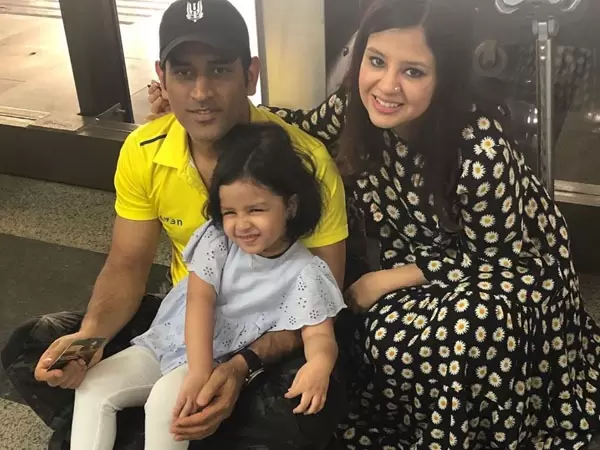
#> input picture fam.webp, 600 x 450 px, found by its file name
$ jupyter execute 'face detection.ipynb'
#> lines starting #> are read from the running program, lines starting #| are printed output that depends on the picture; after the words box and inside, x2 and y2 are one past the last pixel; in counts of white or black regions, pixels touching at a corner belong together
Image Face Detection

[cell 1]
import cv2
import matplotlib.pyplot as plt

img=cv2.imread(r"C:\Users\shibu\OneDrive\Documents\Deep learning projects\face detection\fam.webp")
#> img is the input picture: shape (450, 600, 3); mean B, G, R 75.9, 96.3, 108.2
plt.imshow(img)

[cell 2]
img2=cv2.cvtColor(img,cv2.COLOR_BGR2RGB)
plt.imshow(img2)

[cell 3]
fdm=cv2.CascadeClassifier(r"C:\Users\shibu\OneDrive\Documents\Deep learning projects\face detection\haarcascade_frontalface_default.xml")
fdm

[cell 4]
gray=cv2.imread(r"C:\Users\shibu\OneDrive\Documents\Deep learning projects\face detection\fam.webp",cv2.IMREAD_GRAYSCALE)
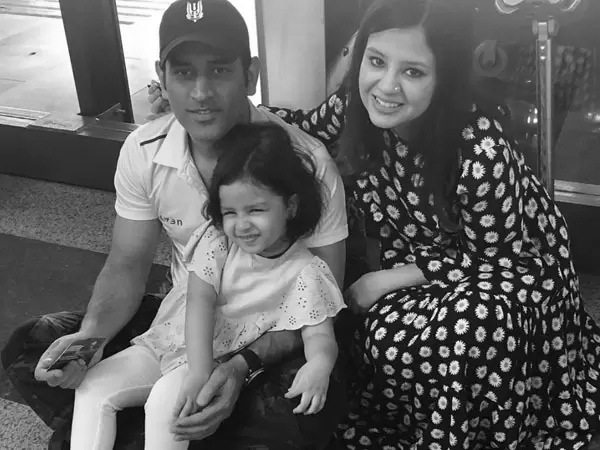
#> gray: shape (450, 600); min 0, max 255, mean 97.5
gray

[cell 5]
gray2=cv2.cvtColor(img,cv2.COLOR_RGB2GRAY)
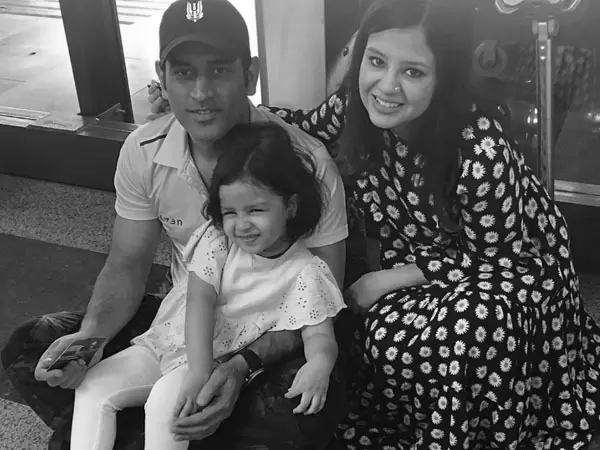
#> gray2: shape (450, 600); min 0, max 255, mean 91.5
gray2

[cell 6]
face_detection=fdm.detectMultiScale(gray)
#> face_detection = [[208, 183, 71, 71], [347, 30, 97, 97], [157, 42, 90, 90]]
face_detection
#> Out has the same summary as face_detection

[cell 7]
for x,y,h,w in face_detection :

    cv2.rectangle(img2,pt1=(x,y),pt2=(x+w,y+h),color=(100,150,200),thickness=4)
#> this loop made 3 passes
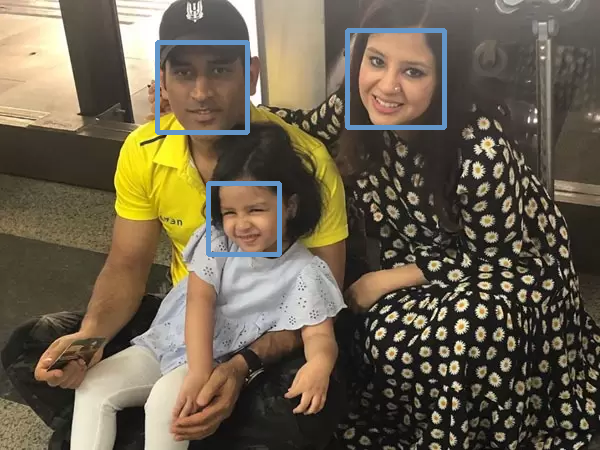
#> img2: shape (450, 600, 3); mean R, G, B 108, 97.3, 78.2

plt.imshow(img2)

Video Face Detection

[cell 8]
import cv2
video=cv2.VideoCapture(r"C:\Users\shibu\OneDrive\Documents\Deep learning projects\face detection\video.mp4")

while True :

    sucess,frame=video.read()
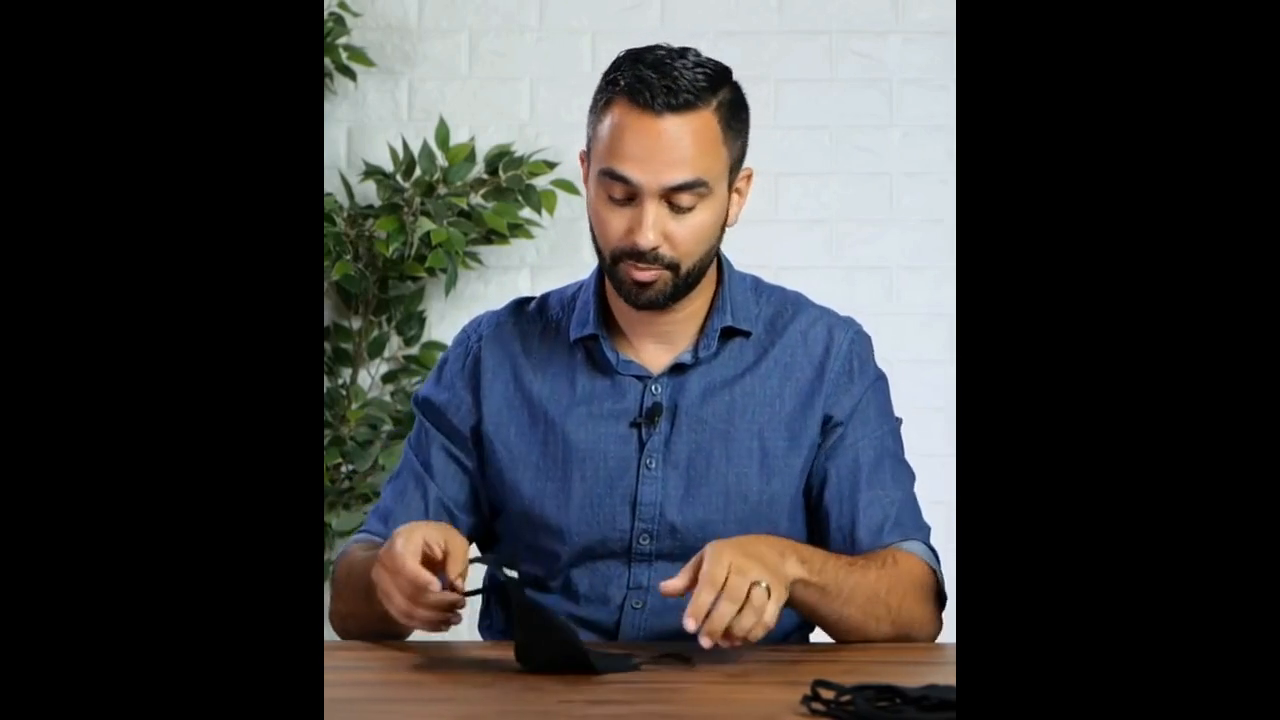
#> input picture frame 45 of video.mp4, 1280 x 720 px
#> frame is the input picture: shape (720, 1280, 3); mean B, G, R 60.6, 59.1, 58.9
    if not sucess :

        break
    fdm=cv2.CascadeClassifier(r"C:\Users\shibu\OneDrive\Documents\Deep learning projects\face detection\haarcascade_frontalface_default.xml")
    gray=cv2.cvtColor(frame,cv2.COLOR_BGR2GRAY)
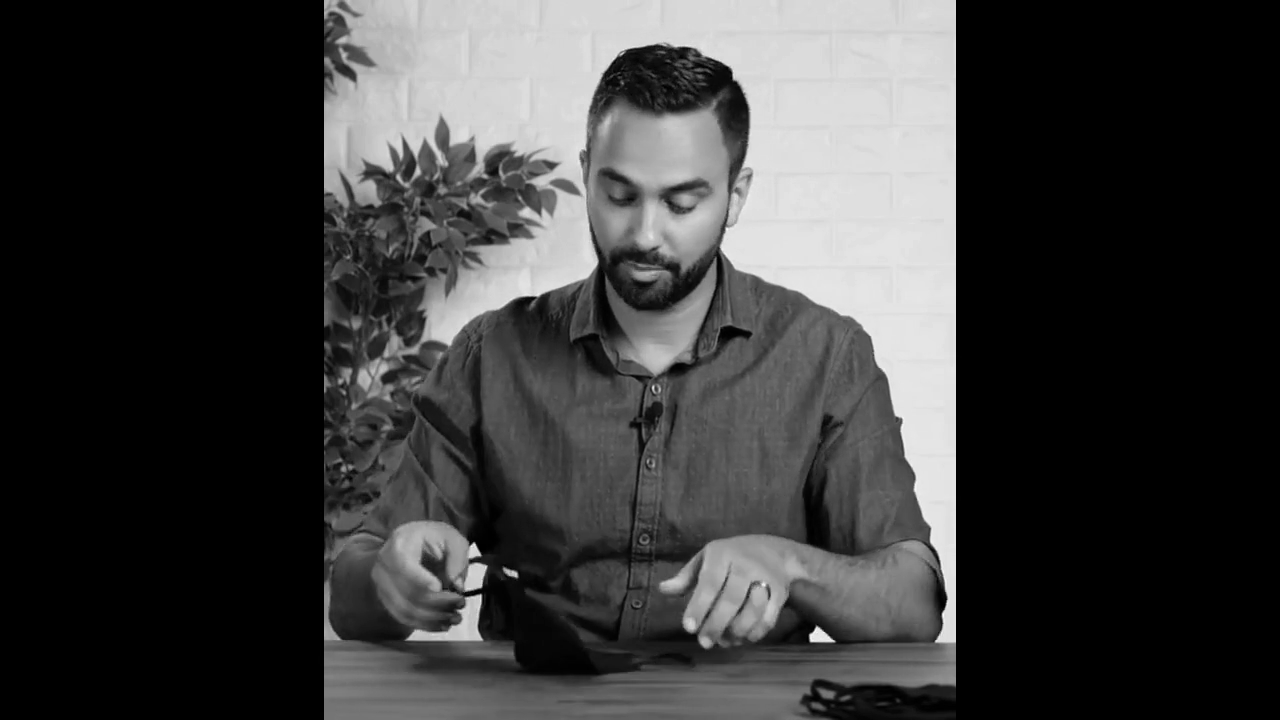
#> gray: shape (720, 1280); min 0, max 251, mean 59.2
    face_detection=fdm.detectMultiScale(gray)
#> face_detection = [[558, 129, 180, 180]]
    for x,y,h,w in face_detection :

        cv2.rectangle(frame,(x,y),(x+w,y+h),color=(255,255,255),thickness=3)
#> this loop made 1 pass
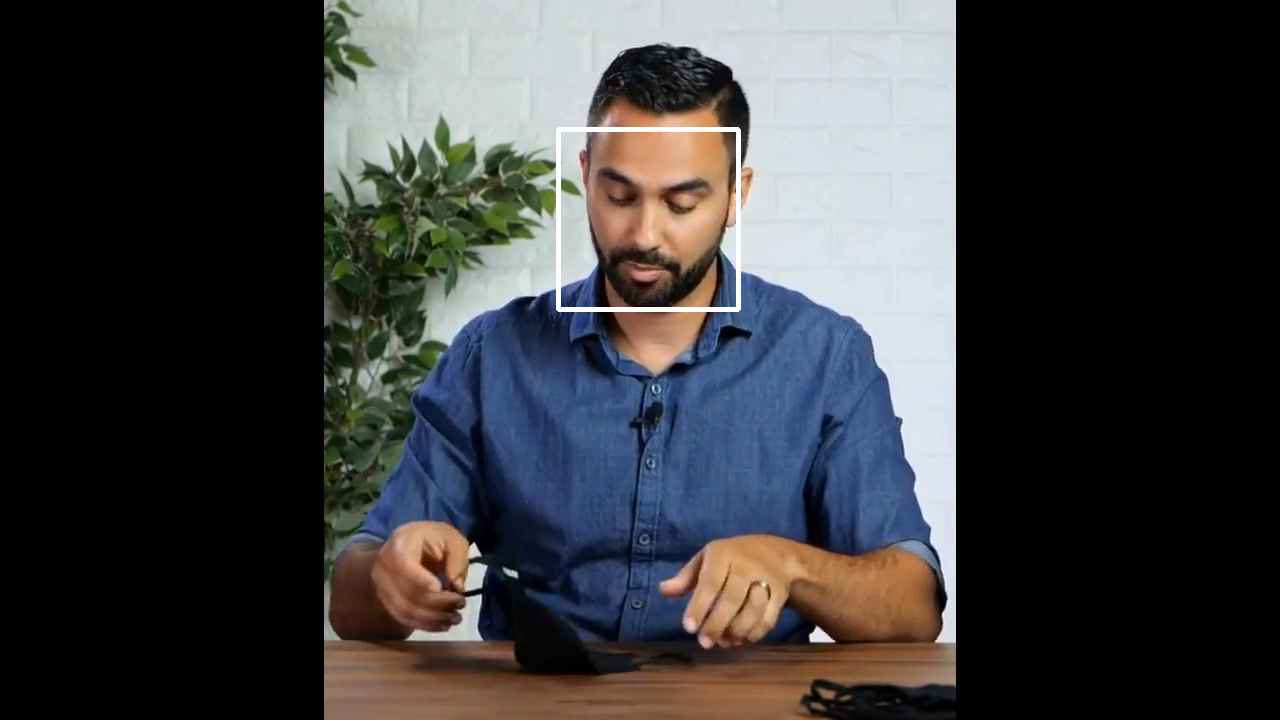
#> frame: shape (720, 1280, 3); 0.39% of pixels changed, all inside (x1, y1, x2, y2) = (556, 127, 741, 312)

    cv2.imshow("face detection",frame)
    if cv2.waitKey(1) & 0XFF==ord("q") :

#> (key q is pressed here)
        break

video.release()
cv2.destroyAllWindows()

Web cam Face Detection

[cell 9]
import cv2

webcam=cv2.VideoCapture(0)

while True :

    sucess,frame=webcam.read()
    fdm=cv2.CascadeClassifier(r"C:\Users\shibu\OneDrive\Documents\Deep learning workout\work out\haarcascade_frontalface_default.xml")
    gray=cv2.cvtColor(frame,cv2.COLOR_BGR2GRAY)
    faces=fdm.detectMultiScale(gray)
#> faces = [[558, 129, 180, 180]]

    for x,y,w,h in faces :

        cv2.rectangle(frame,(x,y),(x+w,y+h),color=(255,255,255),thickness=4)
#> this loop made 1 pass

    cv2.imshow("web cam",frame)

    if cv2.waitKey(1) & 0XFF==ord("q") :

#> (key q is pressed here)
        break

webcam.release()
cv2.destroyAllWindows()
